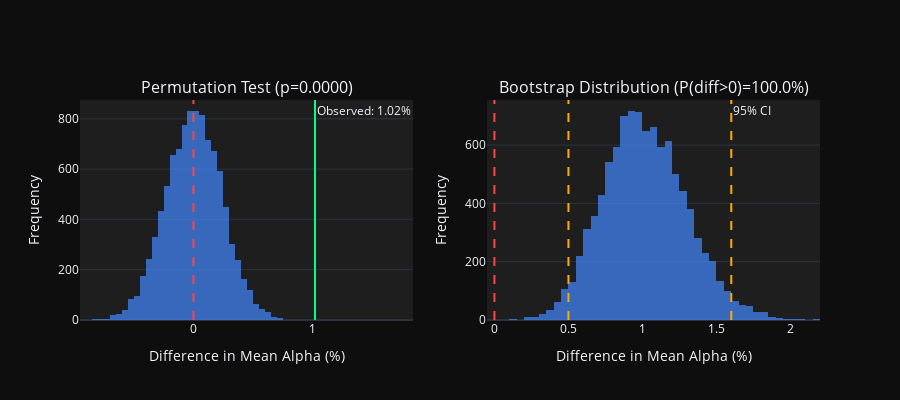

Source (notebook cell):
### Code cell
# Visualize permutation and bootstrap distributions
fig = make_subplots(rows=1, cols=2, subplot_titles=(
    f'Permutation Test (p={perm_p:.4f})',
    f'Bootstrap Distribution (P(diff>0)={prob_positive*100:.1f}%)'
))

observed_diff = np.mean(low_n - high_n)

# Permutation distribution
fig.add_trace(
    go.Histogram(x=perm_diffs * 100, nbinsx=50, marker_color=COLOR_NEUTRAL, 
                 opacity=0.7, name='Permutation'),
    row=1, col=1
)
fig.add_vline(x=observed_diff * 100, line_color=COLOR_POSITIVE, line_width=2, 
              annotation_text=f'Observed: {observed_diff*100:.2f}%', row=1, col=1)
fig.add_vline(x=0, line_color=COLOR_NEGATIVE, line_dash='dash', row=1, col=1)

# Bootstrap distribution
fig.add_trace(
    go.Histogram(x=bootstrap_diffs * 100, nbinsx=50, marker_color=COLOR_NEUTRAL,
                 opacity=0.7, name='Bootstrap'),
    row=1, col=2
)
fig.add_vline(x=ci_lower * 100, line_color=COLOR_WARNING, line_dash='dash', row=1, col=2)
fig.add_vline(x=ci_upper * 100, line_color=COLOR_WARNING, line_dash='dash', 
              annotation_text=f'95% CI', row=1, col=2)
fig.add_vline(x=0, line_color=COLOR_NEGATIVE, line_dash='dash', row=1, col=2)

fig.update_layout(
    paper_bgcolor='#0e0e0e',
    plot_bgcolor='#1e1e1e',
    height=400,
    showlegend=False
)

fig.update_xaxes(title_text='Difference in Mean Alpha (%)')
fig.update_yaxes(title_text='Frequency')

fig.show()

### Figure 1 — Plotly figure (JSON) as saved in the notebook; plotly's stock layout.template omitted (floating-point values rounded to 4 significant figures; data arrays with more than 128 entries replaced by an {"elided": "..."} marker saying what was removed)
{"data": [{"marker": {"color": "#4488ff"}, "name": "Permutation", "nbinsx": 50, "opacity": 0.7, "type": "histogram", "x": {"elided": "10000 float values"}, "xaxis": "x", "yaxis": "y"}, {"marker": {"color": "#4488ff"}, "name": "Bootstrap", "nbinsx": 50, "opacity": 0.7, "type": "histogram", "x": {"elided": "10000 float values"}, "xaxis": "x2", "yaxis": "y2"}], "layout": {"annotations": [{"font": {"size": 16}, "showarrow": false, "text": "Permutation Test (p=0.0000)", "x": 0.225, "xanchor": "center", "xref": "paper", "y": 1, "yanchor": "bottom", "yref": "paper"}, {"font": {"size": 16}, "showarrow": false, "text": "Bootstrap Distribution (P(diff>0)=100.0%)", "x": 0.775, "xanchor": "center", "xref": "paper", "y": 1, "yanchor": "bottom", "yref": "paper"}, {"showarrow": false, "text": "Observed: 1.02%", "x": 1.018, "xanchor": "left", "xref": "x", "y": 1, "yanchor": "top", "yref": "y domain"}, {"showarrow": false, "text": "95% CI", "x": 1.601, "xanchor": "left", "xref": "x2", "y": 1, "yanchor": "top", "yref": "y2 domain"}], "height": 400, "paper_bgcolor": "#0e0e0e", "plot_bgcolor": "#1e1e1e", "shapes": [{"line": {"color": "#00ff88", "width": 2}, "type": "line", "x0": 1.018, "x1": 1.018, "xref": "x", "y0": 0, "y1": 1, "yref": "y domain"}, {"line": {"color": "#ff4444", "dash": "dash"}, "type": "line", "x0": 0, "x1": 0, "xref": "x", "y0": 0, "y1": 1, "yref": "y domain"}, {"line": {"color": "#ffaa00", "dash": "dash"}, "type": "line", "x0": 0.5003, "x1": 0.5003, "xref": "x2", "y0": 0, "y1": 1, "yref": "y2 domain"}, {"line": {"color": "#ffaa00", "dash": "dash"}, "type": "line", "x0": 1.601, "x1": 1.601, "xref": "x2", "y0": 0, "y1": 1, "yref": "y2 domain"}, {"line": {"color": "#ff4444", "dash": "dash"}, "type": "line", "x0": 0, "x1": 0, "xref": "x2", "y0": 0, "y1": 1, "yref": "y2 domain"}], "showlegend": false, "xaxis": {"anchor": "y", "domain": [0, 0.45], "title": {"text": "Difference in Mean Alpha (%)"}}, "xaxis2": {"anchor": "y2", "domain": [0.55, 1], "title": {"text": "Difference in Mean Alpha (%)"}}, "yaxis": {"anchor": "x", "domain": [0, 1], "title": {"text": "Frequency"}}, "yaxis2": {"anchor": "x2", "domain": [0, 1], "title": {"text": "Frequency"}}}}
